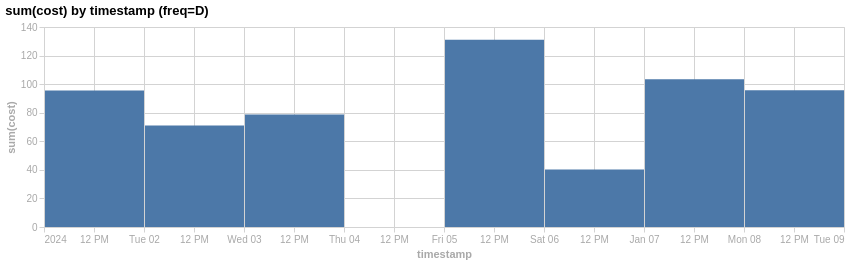

The notebook cell this image was saved under:
### Code cell
eda.plot_aggy(df_ts, "timestamp", "cost", agg="sum", freq="D")  # fill_empty default True

### Figure 1 — Vega-Lite specification as saved in the notebook (floating-point values rounded to 4 significant figures)
{"config": {"axis": {"grid": true, "gridColor": "#d3d3d3", "tickColor": "#d3d3d3", "domainColor": "#d3d3d3", "labelColor": "#a9a9a9", "titleColor": "#a9a9a9"}, "legend": {"orient": "top", "titleAnchor": "start", "columns": 0, "titleColor": "#a9a9a9", "labelColor": "#a9a9a9"}, "title": {"align": "left", "anchor": "start"}}, "data": {"name": "data-a44ee4dd5d73e70ed484d03d512d7d88"}, "mark": {"type": "bar"}, "encoding": {"tooltip": [{"field": "timestamp", "type": "temporal"}, {"field": "timestamp_ub", "type": "temporal"}, {"field": "agg_value", "type": "quantitative"}], "x": {"bin": "binned", "field": "timestamp", "title": "timestamp", "type": "temporal"}, "x2": {"field": "timestamp_ub"}, "y": {"field": "agg_value", "title": "sum(cost)", "type": "quantitative"}}, "height": 200, "params": [{"name": "param_1e9efca18e7a2868", "select": {"type": "interval", "encodings": ["x", "y"]}, "bind": "scales"}], "title": "sum(cost) by timestamp (freq=D)", "width": 800, "$schema": "https://vega.github.io/schema/vega-lite/v6.4.1.json", "datasets": {"data-a44ee4dd5d73e70ed484d03d512d7d88": [{"timestamp": "2024-01-01T00:00:00", "agg_value": 95.51, "timestamp_ub": "2024-01-02T00:00:00"}, {"timestamp": "2024-01-02T00:00:00", "agg_value": 71.12, "timestamp_ub": "2024-01-03T00:00:00"}, {"timestamp": "2024-01-03T00:00:00", "agg_value": 78.75, "timestamp_ub": "2024-01-04T00:00:00"}, {"timestamp": "2024-01-04T00:00:00", "agg_value": 0.0, "timestamp_ub": "2024-01-05T00:00:00"}, {"timestamp": "2024-01-05T00:00:00", "agg_value": 131.1, "timestamp_ub": "2024-01-06T00:00:00"}, {"timestamp": "2024-01-06T00:00:00", "agg_value": 40.17, "timestamp_ub": "2024-01-07T00:00:00"}, {"timestamp": "2024-01-07T00:00:00", "agg_value": 103.4, "timestamp_ub": "2024-01-08T00:00:00"}, {"timestamp": "2024-01-08T00:00:00", "agg_value": 95.81, "timestamp_ub": "2024-01-09T00:00:00"}]}}
